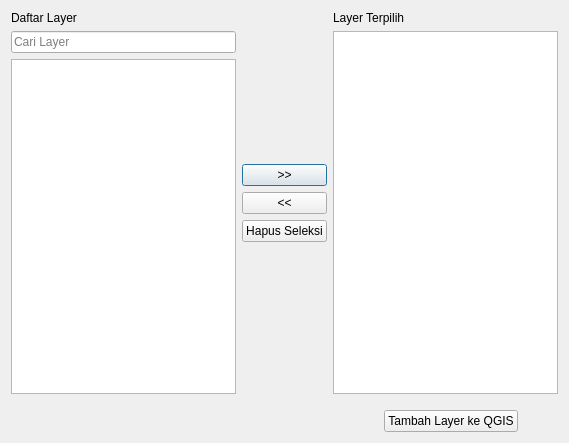
<?xml version="1.0" encoding="UTF-8"?>
<ui version="4.0">
 <class>AddLayer</class>
 <widget class="QDialog" name="AddLayer">
  <property name="geometry">
   <rect>
    <x>0</x>
    <y>0</y>
    <width>569</width>
    <height>443</height>
   </rect>
  </property>
  <property name="windowTitle">
   <string>Tambah Layer</string>
  </property>
  <layout class="QGridLayout" name="gridLayout">
   <item row="0" column="0">
    <layout class="QHBoxLayout" name="horizontalLayout_2">
     <item>
      <layout class="QVBoxLayout" name="verticalLayout">
       <item>
        <widget class="QLabel" name="label">
         <property name="text">
          <string>Daftar Layer</string>
         </property>
         <property name="textFormat">
          <enum>Qt::AutoText</enum>
         </property>
        </widget>
       </item>
       <item>
        <widget class="QgsFilterLineEdit" name="cariDaftarLayer">
         <property name="frame">
          <bool>true</bool>
         </property>
         <property name="placeholderText">
          <string>Cari Layer</string>
         </property>
         <property name="clearButtonEnabled">
          <bool>false</bool>
         </property>
         <property name="showClearButton">
          <bool>true</bool>
         </property>
         <property name="showSearchIcon">
          <bool>true</bool>
         </property>
         <property name="showSpinner">
          <bool>false</bool>
         </property>
         <property name="qgisRelation" stdset="0">
          <string notr="true"/>
         </property>
        </widget>
       </item>
       <item>
        <widget class="QTreeWidget" name="daftarLayer">
         <property name="frameShape">
          <enum>QFrame::StyledPanel</enum>
         </property>
         <property name="lineWidth">
          <number>2</number>
         </property>
         <property name="dragEnabled">
          <bool>true</bool>
         </property>
         <property name="dragDropMode">
          <enum>QAbstractItemView::DragDrop</enum>
         </property>
         <property name="defaultDropAction">
          <enum>Qt::MoveAction</enum>
         </property>
         <property name="selectionMode">
          <enum>QAbstractItemView::ExtendedSelection</enum>
         </property>
         <property name="selectionBehavior">
          <enum>QAbstractItemView::SelectRows</enum>
         </property>
         <property name="animated">
          <bool>true</bool>
         </property>
         <property name="headerHidden">
          <bool>true</bool>
         </property>
         <property name="columnCount">
          <number>1</number>
         </property>
         <column>
          <property name="text">
           <string notr="true">1</string>
          </property>
         </column>
        </widget>
       </item>
      </layout>
     </item>
     <item>
      <layout class="QVBoxLayout" name="verticalLayout_4">
       <item>
        <spacer name="verticalSpacer">
         <property name="orientation">
          <enum>Qt::Vertical</enum>
         </property>
         <property name="sizeHint" stdset="0">
          <size>
           <width>20</width>
           <height>40</height>
          </size>
         </property>
        </spacer>
       </item>
       <item>
        <layout class="QVBoxLayout" name="verticalLayout_3">
         <item>
          <widget class="QPushButton" name="pushButtonAdd">
           <property name="toolTip">
            <string>Tambahkan Layer</string>
           </property>
           <property name="text">
            <string>&gt;&gt;</string>
           </property>
          </widget>
         </item>
         <item>
          <widget class="QPushButton" name="pushButtonDelete">
           <property name="toolTip">
            <string>Hapus Layer</string>
           </property>
           <property name="text">
            <string>&lt;&lt;</string>
           </property>
          </widget>
         </item>
         <item>
          <widget class="QPushButton" name="hapusSeleksi">
           <property name="text">
            <string>Hapus Seleksi</string>
           </property>
          </widget>
         </item>
        </layout>
       </item>
       <item>
        <spacer name="verticalSpacer_2">
         <property name="orientation">
          <enum>Qt::Vertical</enum>
         </property>
         <property name="sizeHint" stdset="0">
          <size>
           <width>20</width>
           <height>40</height>
          </size>
         </property>
        </spacer>
       </item>
      </layout>
     </item>
     <item>
      <layout class="QVBoxLayout" name="verticalLayout_2">
       <item>
        <widget class="QLabel" name="label_2">
         <property name="text">
          <string>Layer Terpilih</string>
         </property>
        </widget>
       </item>
       <item>
        <widget class="QTreeWidget" name="layerTerpilih">
         <property name="lineWidth">
          <number>2</number>
         </property>
         <property name="dragEnabled">
          <bool>true</bool>
         </property>
         <property name="dragDropOverwriteMode">
          <bool>true</bool>
         </property>
         <property name="dragDropMode">
          <enum>QAbstractItemView::DragDrop</enum>
         </property>
         <property name="defaultDropAction">
          <enum>Qt::MoveAction</enum>
         </property>
         <property name="selectionMode">
          <enum>QAbstractItemView::ExtendedSelection</enum>
         </property>
         <property name="selectionBehavior">
          <enum>QAbstractItemView::SelectRows</enum>
         </property>
         <property name="animated">
          <bool>true</bool>
         </property>
         <property name="headerHidden">
          <bool>true</bool>
         </property>
         <property name="columnCount">
          <number>1</number>
         </property>
         <column>
          <property name="text">
           <string notr="true">1</string>
          </property>
         </column>
        </widget>
       </item>
      </layout>
     </item>
    </layout>
   </item>
   <item row="2" column="0">
    <layout class="QHBoxLayout" name="horizontalLayout">
     <item>
      <spacer name="horizontalSpacer">
       <property name="orientation">
        <enum>Qt::Horizontal</enum>
       </property>
       <property name="sizeHint" stdset="0">
        <size>
         <width>358</width>
         <height>20</height>
        </size>
       </property>
      </spacer>
     </item>
     <item>
      <widget class="QPushButton" name="pushButtonAddtoQGIS">
       <property name="text">
        <string>Tambah Layer ke QGIS</string>
       </property>
      </widget>
     </item>
     <item>
      <spacer name="horizontalSpacer_2">
       <property name="orientation">
        <enum>Qt::Horizontal</enum>
       </property>
       <property name="sizeType">
        <enum>QSizePolicy::Maximum</enum>
       </property>
       <property name="sizeHint" stdset="0">
        <size>
         <width>40</width>
         <height>20</height>
        </size>
       </property>
      </spacer>
     </item>
    </layout>
   </item>
   <item row="1" column="0">
    <spacer name="verticalSpacer_3">
     <property name="orientation">
      <enum>Qt::Vertical</enum>
     </property>
     <property name="sizeType">
      <enum>QSizePolicy::Maximum</enum>
     </property>
     <property name="sizeHint" stdset="0">
      <size>
       <width>20</width>
       <height>10</height>
      </size>
     </property>
    </spacer>
   </item>
  </layout>
 </widget>
 <customwidgets>
  <customwidget>
   <class>QgsFilterLineEdit</class>
   <extends>QLineEdit</extends>
   <header>qgsfilterlineedit.h</header>
  </customwidget>
 </customwidgets>
 <resources/>
 <connections/>
</ui>
